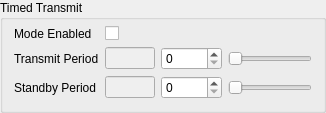
             <widget class="QGroupBox" name="groupStandardTimedTransmit">
              <property name="title">
               <string>Timed Transmit</string>
              </property>
              <layout class="QGridLayout" name="gridLayout_11">
               <property name="topMargin">
                <number>6</number>
               </property>
               <item row="0" column="0">
                <widget class="QLabel" name="labelModeEnabled">
                 <property name="text">
                  <string>Mode Enabled</string>
                 </property>
                </widget>
               </item>
               <item row="0" column="1">
                <widget class="QCheckBox" name="checkTimedTxMode"/>
               </item>
               <item row="1" column="0">
                <widget class="QLabel" name="labelTransmitPeriod">
                 <property name="text">
                  <string>Transmit Period</string>
                 </property>
                </widget>
               </item>
               <item row="1" column="1">
                <widget class="QLineEdit" name="editTimedTransmit">
                 <property name="enabled">
                  <bool>false</bool>
                 </property>
                 <property name="sizePolicy">
                  <sizepolicy hsizetype="MinimumExpanding" vsizetype="Fixed">
                   <horstretch>0</horstretch>
                   <verstretch>0</verstretch>
                  </sizepolicy>
                 </property>
                 <property name="minimumSize">
                  <size>
                   <width>0</width>
                   <height>20</height>
                  </size>
                 </property>
                 <property name="maximumSize">
                  <size>
                   <width>50</width>
                   <height>16777215</height>
                  </size>
                 </property>
                 <property name="readOnly">
                  <bool>true</bool>
                 </property>
                </widget>
               </item>
               <item row="1" column="2">
                <widget class="QSpinBox" name="spinTimedTransmit">
                 <property name="keyboardTracking">
                  <bool>false</bool>
                 </property>
                 <property name="maximum">
                  <number>86400</number>
                 </property>
                </widget>
               </item>
               <item row="1" column="3">
                <widget class="QSlider" name="sliderTimedTransmit">
                 <property name="maximum">
                  <number>86400</number>
                 </property>
                 <property name="orientation">
                  <enum>Qt::Horizontal</enum>
                 </property>
                </widget>
               </item>
               <item row="2" column="0">
                <widget class="QLabel" name="labelStandbyPeriod">
                 <property name="text">
                  <string>Standby Period</string>
                 </property>
                </widget>
               </item>
               <item row="2" column="1">
                <widget class="QLineEdit" name="editTimedStandby">
                 <property name="enabled">
                  <bool>false</bool>
                 </property>
                 <property name="maximumSize">
                  <size>
                   <width>50</width>
                   <height>16777215</height>
                  </size>
                 </property>
                 <property name="readOnly">
                  <bool>true</bool>
                 </property>
                </widget>
               </item>
               <item row="2" column="2">
                <widget class="QSpinBox" name="spinTimedStandby">
                 <property name="keyboardTracking">
                  <bool>false</bool>
                 </property>
                 <property name="maximum">
                  <number>86400</number>
                 </property>
                </widget>
               </item>
               <item row="2" column="3">
                <widget class="QSlider" name="sliderTimedStandby">
                 <property name="maximum">
                  <number>86400</number>
                 </property>
                 <property name="orientation">
                  <enum>Qt::Horizontal</enum>
                 </property>
                </widget>
               </item>
              </layout>
             </widget>
